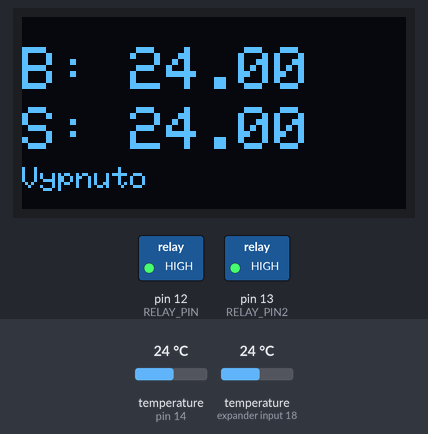
A sketch run on a simulated Arduino Uno, built with avr-gcc and run on an emulated ATmega328P. Shown: 128×64 one-colour display, switched loads named in the sketch (green lamp = pin HIGH). Inputs (shaded band) come from the test bench; at power-on: temperature (sensors on pin 14, expander input 18) 24 °C.

Above: at 3.6 s.
3.7 s: temperature (sensor on pin 14) set to 19.8 °C
At 10.1 s:
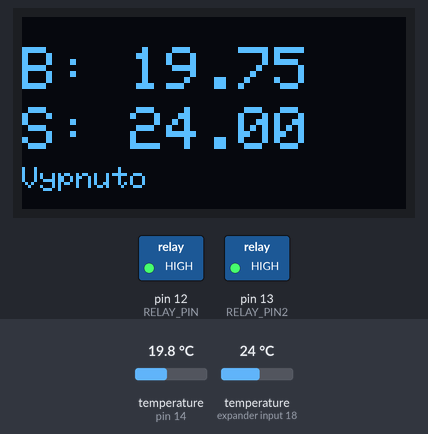
10.5 s: temperature (sensor on pin 14) set to 18.4 °C
At 16.1 s:
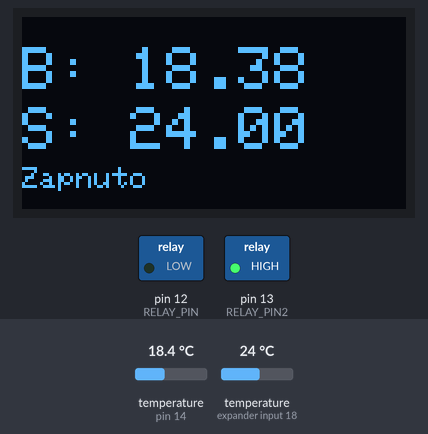
17.3 s: temperature (sensor on expander input 18) set to 18.9 °C
At 20.8 s:
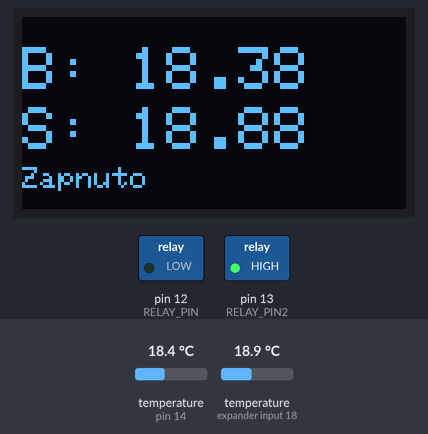
24.1 s: temperature (sensor on expander input 18) set to 18 °C
At 26.6 s:
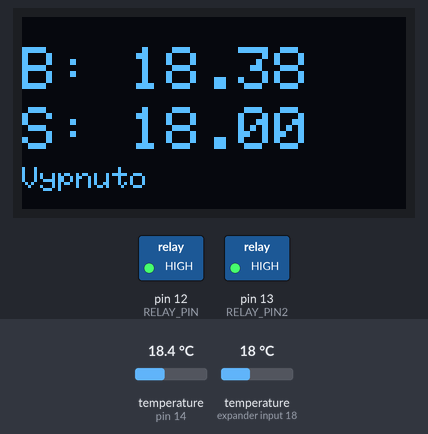
30.9 s: temperature (sensor on pin 14) set to 13.6 °C
At 32.4 s:
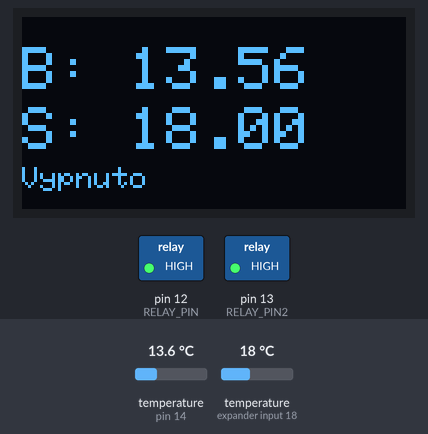
37.7 s: temperature (sensor on pin 14) set to 12.7 °C
At 38.2 s:
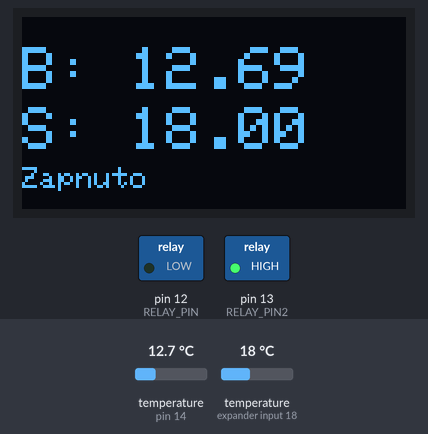
Timing chart, 0 to 40.7 s (numbered marks = the images above; inputs shaded):
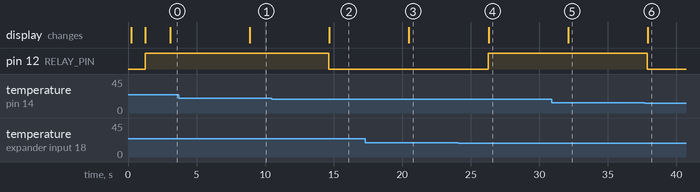

The sketch:

SolarBoilerHeating.ino
```cpp
#include <SPI.h>
#include <Wire.h>
#include <Adafruit_GFX.h>
#include <Adafruit_SSD1306.h>
#include <OneWire.h>
#include <DallasTemperature.h>

#define DEBUG 0

#define RELAY_PIN 12
#define RELAY_PIN2 13
bool boiler_heating_on = false;

// Data wire is plugged into port 2 on the Arduino
#define ONE_WIRE_BUS 14

#define SCREEN_WIDTH 128 // OLED display width, in pixels
#define SCREEN_HEIGHT 64 // OLED display height, in pixels


// Declaration for an SSD1306 display connected to I2C (SDA, SCL pins)
#define OLED_RESET     -1 // Reset pin # (or -1 if sharing Arduino reset pin)
Adafruit_SSD1306 display(SCREEN_WIDTH, SCREEN_HEIGHT, &Wire, OLED_RESET);

// Setup a oneWire instance to communicate with any OneWire devices
OneWire oneWire(ONE_WIRE_BUS);

// Pass our oneWire reference to Dallas Temperature.
DallasTemperature sensors(&oneWire);

// Addresses of 2 DS18B20s
uint8_t boiler[8] = { 0x28, 0xBA, 0xD4, 0x48, 0xF6, 0x39, 0x3C, 0xB5 };
uint8_t solar[8] = {0x28, 0x2E, 0x38, 0xD4, 0x4D, 0x20, 0x01, 0xB0}; //solar


inline void DisplayTemp(float boiler, float solar);
inline void ControlLogic(float boiler, float solar);
inline void UpdateSensors(float &t_boiler, float &t_solar);

void setup()
{
	// initialize with the I2C addr 0x3C
  delay(100);
  sensors.begin();
  delay(100);

  //display init
 if(!display.begin(SSD1306_SWITCHCAPVCC, 0x3C)) { // Address 0x3D for 128x64
    Serial.println(F("SSD1306 allocation failed"));
    for(;;);
  }
  delay(1000);
  Serial.println("Display started");

  display.clearDisplay();

  display.setTextSize(2);
  display.setTextColor(WHITE);
  display.setCursor(0, 10);

  // Display static text
  display.println("Startuji");
  display.display();

  pinMode(RELAY_PIN, OUTPUT);
  pinMode(RELAY_PIN2, OUTPUT);
  digitalWrite(RELAY_PIN, HIGH);
  digitalWrite(RELAY_PIN2, HIGH);

  delay(1000);
}

void loop() {
  float t_boiler;
  float t_solar;

  UpdateSensors(t_boiler, t_solar); //get temps
  ControlLogic(t_boiler, t_solar); //set output
  DisplayTemp(t_boiler, t_solar); //show measured data on display

  delay(5000);   // no need for faster updates
}

inline void UpdateSensors(float &t_boiler, float &t_solar){
  sensors.requestTemperatures();
  t_boiler = sensors.getTempC(boiler);
  t_solar = sensors.getTempC(solar);
}

inline void ControlLogic(float boiler, float solar){

  float t_def = abs(boiler - 50.0) * 0.25;
  t_def = t_def > 5.0 ? 5.0 : t_def;
  t_def = t_def < 1.0 ? 1.0 : t_def;

  if(boiler_heating_on)
  {
    if(solar<boiler)
    {
      digitalWrite(RELAY_PIN, HIGH);
      boiler_heating_on = false;
    }
  }
  else
  {
    if(solar >= boiler + t_def)
    {
      digitalWrite(RELAY_PIN, LOW);
      boiler_heating_on = true;
    }
  }
}

void DisplayTemp(float boiler, float solar){
  display.clearDisplay();
  display.setTextSize(2);
  display.setTextColor(WHITE);
  display.setCursor(0, 10);
  display.print("B: ");
  display.println(String(boiler));
  display.setCursor(0, 30);
  display.print("S: ");
  display.println(String(solar));
  display.setTextSize(1);
  display.setCursor(0, 50);
  display.println(boiler_heating_on?"Zapnuto":"Vypnuto");
  display.display();
}
```

Measured:
- the behaviour switches between 19.1 and 19 °C on temperature (sensor on pin 14) (found by bisection; images 1 and 2)
- the behaviour switches between 18.4 and 18.3 °C on temperature (sensor on expander input 18) (found by bisection; images 3 and 4)
- the behaviour switches between 13.1 and 13 °C on temperature (sensor on pin 14) (found by bisection; images 5 and 6)
- after the input at 3.7 s, the display: changes after 5.2 s (image 1)
- after the input at 10.5 s, pin 12 (RELAY_PIN): HIGH → LOW after 4.2 s; the display: changes after 4.2 s (image 2)
- after the input at 17.3 s, the display: changes after 3.2 s (image 3)
- after the input at 24.1 s, pin 12 (RELAY_PIN): LOW → HIGH after 2.2 s; the display: changes after 2.2 s (image 4)
- after the input at 30.9 s, the display: changes after 1.2 s (image 5)
- after the input at 37.7 s, pin 12 (RELAY_PIN): HIGH → LOW after 0.18 s; the display: changes after 0.21 s (image 6)
